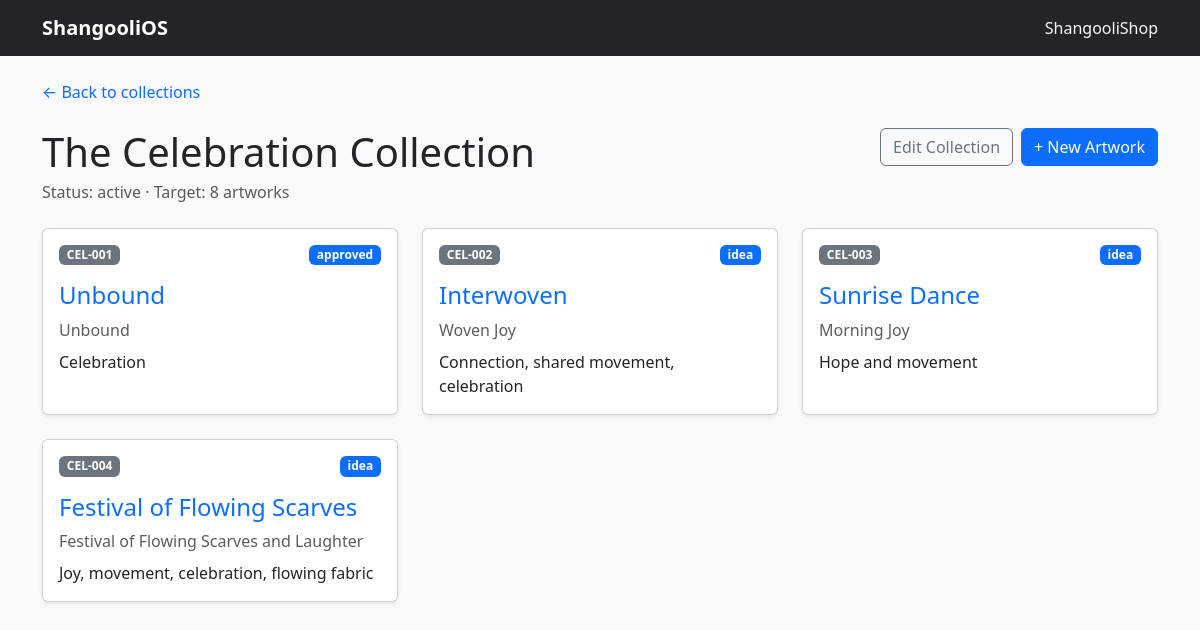
/collections/CEL, run on the app's committed database.
### tables this page shows
CREATE TABLE collections (
    id INTEGER PRIMARY KEY AUTOINCREMENT,
    brand_id INTEGER,
    code TEXT NOT NULL UNIQUE,
    name TEXT NOT NULL UNIQUE,
    collection_type TEXT NOT NULL,
    vertical TEXT NOT NULL,
    target_artwork_count INTEGER,
    status TEXT NOT NULL DEFAULT 'planned',
    notes TEXT,
    created_at TEXT NOT NULL DEFAULT CURRENT_TIMESTAMP,
    updated_at TEXT NOT NULL DEFAULT CURRENT_TIMESTAMP,

    FOREIGN KEY (brand_id)
        REFERENCES brands(id)
);

CREATE TABLE artworks (
    id INTEGER PRIMARY KEY AUTOINCREMENT,
    artwork_code TEXT NOT NULL UNIQUE,
    collection_id INTEGER NOT NULL,
    sequence_number INTEGER NOT NULL,
    public_title TEXT NOT NULL,
    working_title TEXT,
    theme TEXT,
    status TEXT NOT NULL DEFAULT 'idea',
    created_at TEXT NOT NULL DEFAULT CURRENT_TIMESTAMP,
    updated_at TEXT NOT NULL DEFAULT CURRENT_TIMESTAMP, story TEXT,

    FOREIGN KEY (collection_id)
        REFERENCES collections(id),

    UNIQUE (collection_id, sequence_number)
);

### web/app.py (the view)
@app.get("/collections/{collection_code}")
def collection_page(request: Request, collection_code: str):
    collection, artworks, archived_artworks = get_collection(collection_code)
    if collection is None:
        raise HTTPException(status_code=404, detail="Collection not found")
    return templates.TemplateResponse(
        request=request,
        name="collection.html",
        context={
            "collection": collection,
            "artworks": artworks,
            "archived_artworks": archived_artworks,
        },
    )

### web/templates/collection.html (shortened to what this page needs)
{% extends "base.html" %}
{% block content %}
<div class="mb-4">
    <a href="/" class="text-decoration-none">← Back to collections</a>
</div>
<div class="d-flex justify-content-between align-items-start mb-4">
    <div>
        <h1 class="mb-1">{{ collection["name"] }}</h1>
        <p class="text-muted mb-0">
            Status: {{ collection["status"] }} ·
            Target: {{ collection["target_artwork_count"] }} artworks
        </p>
    </div>
    <div class="d-flex gap-2">
        <a
            href="/collections/{{ collection['code'] }}/edit"
            class="btn btn-outline-secondary"
        >
            Edit Collection
        </a>
        {% if collection["status"] != "archived" %}
        <a
            href="/collections/{{ collection['code'] }}/new"
            class="btn btn-primary"
        >
            + New Artwork
        </a>
        {% endif %}
    </div>
</div>
<div class="row g-4">
    {% for artwork in artworks %}
    <div class="col-md-6 col-lg-4">
        <div class="card shadow-sm h-100">
            <div class="card-body">
                <div class="d-flex justify-content-between align-items-start mb-3">
                    <span class="badge bg-secondary">
                        {{ artwork["artwork_code"] }}
                    </span>
                    <span class="badge bg-primary">
                        {{ artwork["status"] }}
                    </span>
                </div>
                <h4 class="card-title">
                    <a
                        href="/artworks/{{ artwork['artwork_code'] }}"
                        class="text-decoration-none"
                    >
                        {{ artwork["public_title"] }}
                    </a>
                </h4>
                {% if artwork["working_title"] %}
                <p class="text-muted mb-2">
                    {{ artwork["working_title"] }}
                </p>
                {% endif %}
                {% if artwork["theme"] %}
                <p class="mb-0">
                    {{ artwork["theme"] }}
                </p>
                {% endif %}
            </div>
        </div>
    </div>
    {% else %}
    <div class="col-12">
        <div class="alert alert-light border">
            No active artworks yet.
        </div>
    </div>
    {% endfor %}
</div>
{% endblock %}

### data on the page
collections: name "The Celebration Collection", status "active", target_artwork_count "8"
artworks: artwork_code "CEL-001", status "approved", public_title "Unbound", working_title "Unbound", theme "Celebration"
artworks: artwork_code "CEL-002", status "idea", public_title "Interwoven", working_title "Woven Joy", theme "Connection, shared movement, celebration"
artworks: artwork_code "CEL-003", status "idea", public_title "Sunrise Dance", working_title "Morning Joy", theme "Hope and movement"
artworks: artwork_code "CEL-004", status "idea", public_title "Festival of Flowing Scarves", working_title "Festival of Flowing Scarves and Laughter", theme "Joy, movement, celebration, flowing fabric"
